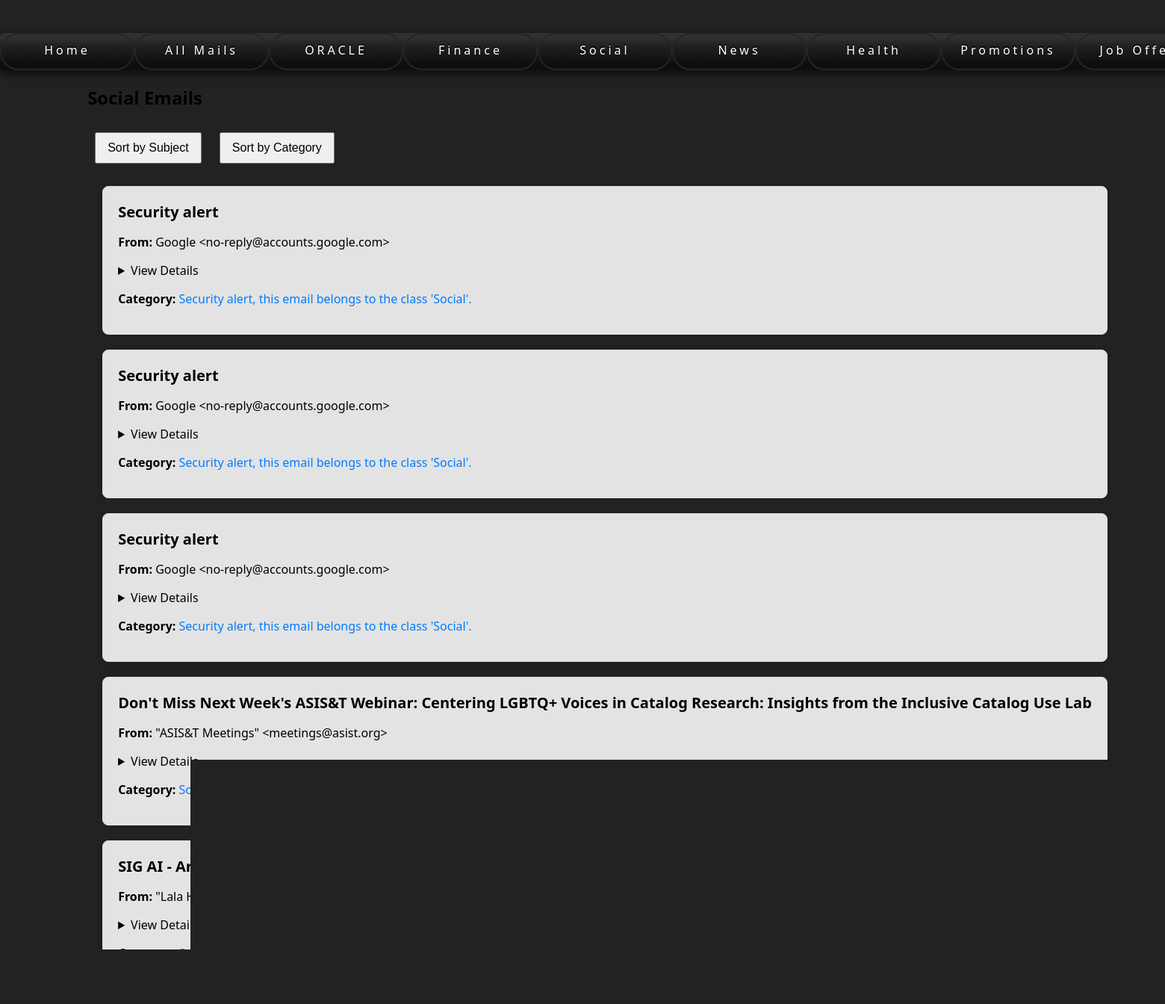
The app's page /social/ with its own data.
### emailapp/models.py (models this page shows, shortened)
class Email(models.Model):
    sender = models.CharField(max_length=255)
    subject = models.CharField(max_length=255)
    body = models.TextField()
    classification = models.CharField(max_length=255)
    created_at = models.DateTimeField(auto_now_add=True)  # Store the creation timestamp

### emailapp/views.py (the view)
# urls.py: path('social/', views.categorized_emails_view, {'category': 'social'}, name='social_emails'),
def categorized_emails_view(request, category):
    emails = Email.objects.filter(classification__icontains=category)
    paginator = Paginator(emails, 5)
    page_number = request.GET.get('page')
    page_obj = paginator.get_page(page_number)
    return render(request, f'emailapp/{category}_emails.html', {'emails': page_obj})

### emailapp/templates/emailapp/social_emails.html (shortened to what this page needs)
{% extends 'emailapp/base.html' %}
{% block content %}
    <h2>Social Emails</h2>
    <div>
        <button onclick="sortEmails('subject')">Sort by Subject</button>
        <button onclick="sortEmails('category')">Sort by Category</button>
    </div>
    <div id="email-list">
        {% for email in emails %}
            <div class="email-box" data-subject="{{ email.subject }}" data-category="{{ email.classification }}">
                <h3>{{ email.subject }}</h3>
                <p><strong>From:</strong> {{ email.sender }}</p>
                <details>
                    <summary>View Details</summary>
                </details>
                <p><strong>Category:</strong> <span class="category">{{ email.classification }}</span></p>
            </div>
        {% endfor %}
    </div>
{% endblock %}

### emailapp/templates/emailapp/base.html (style rules this page uses)
body { font-family: Arial, sans-serif; margin: 0; padding: 0; background-image: url("https://img.freepik.com/free-photo/vintage-wallpaper-background_53876-25244.jpg?t=st=1733110114~exp=1733113714~hmac=468e314e4566ca0b8040cc15253410fc91ae6222d6c692bd16c4cc58c8226e6a&w=1060"); background-size: cover; background-position: center; background-repeat: no-repeat; }
#email-list { display: flex; flex-direction: column; gap: 20px; padding: 20px; }
button { margin: 10px; padding: 10px 15px; font-size: 1rem; cursor: pointer; }
.email-box { background-color: rgba(249, 249, 249, 0.9); padding: 20px; border: 1px solid #ddd; border-radius: 8px; box-shadow: 0 2px 8px rgba(0, 0, 0, 0.1); }
.email-box h3 { margin: 0 0 10px; font-size: 1.25rem; }
.email-box p strong { font-weight: bold; }
.email-box .category { color: #007bff; }
* { box-sizing: border-box; }
html, body { height: 100vh; width: 100vw; }
body { margin: 0; display: grid; place-items: center; background-color: #222; font-family: system-ui, sans-serif; }
.button, { height: 50px; width: 200px; position: relative; background-color: transparent; cursor: pointer; border: 2px solid #252525; overflow: hidden; border-radius: 30px; color: white; transition: all 0.5s ease-in-out; }

### records on screen
Email: subject "Security alert", sender "Google <no-reply@accounts.google.com>", classification "Security alert, this email belongs to the class 'Social'."
Email: subject "Security alert", sender "Google <no-reply@accounts.google.com>", classification "Security alert, this email belongs to the class 'Social'."
Email: subject "Security alert", sender "Google <no-reply@accounts.google.com>", classification "Security alert, this email belongs to the class 'Social'."
Email: subject "Don't Miss Next Week's ASIS&T Webinar: Centering LGBTQ+ Voices in Catalog Research: Insights from the Inclusive Catalog Use Lab", sender "\"ASIS&T Meetings\" <meetings@asist.org>", classification "Social"
Email: subject "SIG AI - Artificial Intelligence : SIG-AI Events Feedback", sender "\"Lala Hajibayova via ASIS&T\" <Mail@connectedcommunity.org>", classification "Social"
